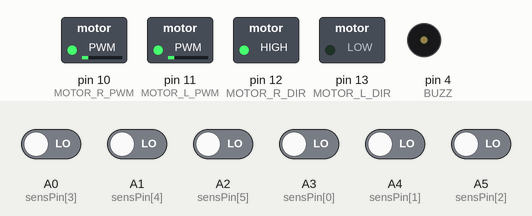
Recording of a sketch running on a simulated Arduino Uno, built with avr-gcc and run on an emulated ATmega328P. Shown: switched loads named in the sketch (green lamp = pin HIGH), buzzer (waves = sounding, pin HIGH). The test bench sets the inputs (shaded band); at power-on: A0 (sensPin[3]), A1 (sensPin[4]), A2 (sensPin[5]), A3 (sensPin[0]), A4 (sensPin[1]), A5 (sensPin[2]) LOW.

Above: at 1.7 s.
1.8 s: A0 (sensPin[3]) driven HIGH
At 2.5 s:
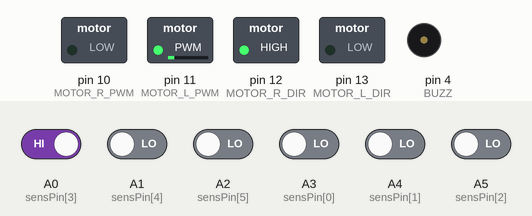
3.3 s: A0 (sensPin[3]) driven LOW
At 3.6 s:
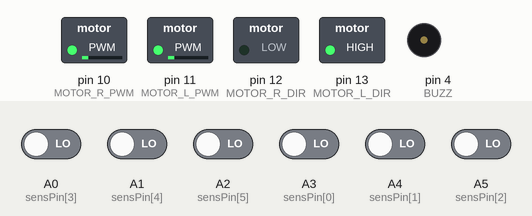
4.8 s: A1 (sensPin[4]) driven HIGH
At 6.0 s:
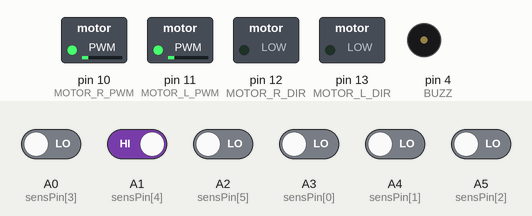
6.3 s: A2 (sensPin[5]) driven HIGH
At 7.1 s:
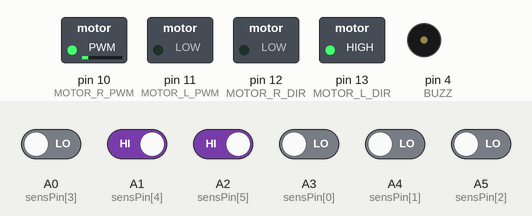
7.8 s: A2 (sensPin[5]) driven LOW
At 8.3 s:
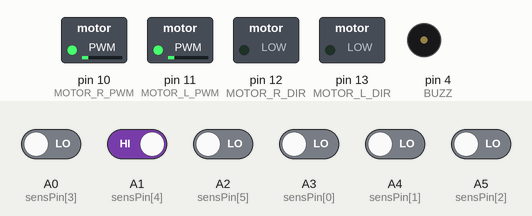
9.3 s: A1 (sensPin[4]) driven LOW
At 10.6 s:
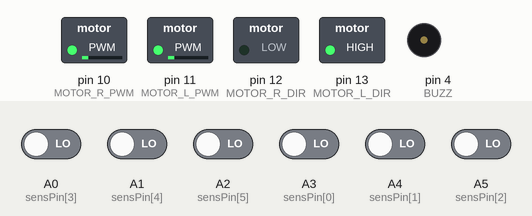
Timing chart, 0 to 11.8 s (numbered marks = the images above; inputs shaded):
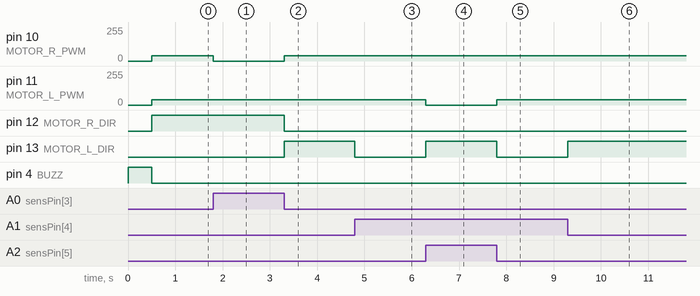

The sketch:

Holik_Bot_2022.ino
```cpp
//Робот-препятствие для Большого путешествия
//двигается по черной линии до разрыва и обратно
//Изготовлено по заказу Алексея Голика
//2022. pinMode
// драйвер L298N

const int BUZZ = 4;
const int MOTOR_L_DIR = 13;
const int MOTOR_R_DIR = 12;
const int MOTOR_R_PWM = 10;
const int MOTOR_L_PWM = 11;
const int numSens = 6;      //число датчиков
int sensPin[] = {A3, A4, A5, A0, A1, A2};
const int SPEED = 40;       //скорость движения
int dir = 1;                //первоначальное направление движения

void beep(int ms) {
  digitalWrite(BUZZ, 1);
  delay(ms);
  digitalWrite(BUZZ, 0);
}
void drive(int left, int right) {       //управление моторами
  if (left >= 0) {
    digitalWrite(MOTOR_L_DIR, 1);
    analogWrite(MOTOR_L_PWM,  left);
  }
  else {
    digitalWrite(MOTOR_L_DIR, 0);
    analogWrite(MOTOR_L_PWM, - left);
  }

  if (right >= 0) {
    digitalWrite(MOTOR_R_DIR, 1);
    analogWrite(MOTOR_R_PWM,  right);
  }
  else {
    digitalWrite(MOTOR_R_DIR, 0);
    analogWrite(MOTOR_R_PWM, - right);
  }
}

void setup() {
  Serial.begin(9600);
  pinMode(BUZZ, OUTPUT);
  pinMode(MOTOR_L_DIR, OUTPUT);
  pinMode(MOTOR_R_DIR, OUTPUT);
  for (int i = 0; i < numSens; i++) {
    pinMode(sensPin[i], INPUT);
  }
  beep(500);
}

void loop() {
  byte DL = 0;
  byte    DLF;
  byte w = 32;
  for (int i = 0; i < numSens; i++) {
    DL = DL + w * digitalRead(sensPin[i]);
    w = w / 2;
  }
  //Serial.println(DL);
  if (DL == 0) {
    drive(-dir * SPEED, dir * SPEED);
    return;
  }

  if (dir == 1) { // едем вперед
    DLF = DL / 8;
    if (DLF == B010 || DLF == B111 ) { // линия по центру || DLF == B101
      drive ( SPEED,  SPEED);
    }
    else if (DLF == B110) {
      drive(0,  SPEED );
    }
    else if (DLF == B100) {
      drive(0,  SPEED);
    }
    else if (DLF == B011) {
      drive(SPEED , 0);
    }
    else if (DLF == B001) {
      drive( SPEED, 0);
    }
    else {// остальные случаи
      drive(0, 0);
      dir = -1 ;             //меняем направление
      //beep(100);
    }


  }
  else   {          //едем назад
    DLF = DL % 8;

    if (DLF == B010 || DLF == B111 ) { // линия по центру || DLF == B101
      drive (- SPEED, - SPEED);
    }
    else if (DLF == B110) {
      drive( - SPEED , 0);
    }
    else if (DLF == B100) {
      drive( - SPEED, 0);
    }
    else if (DLF == B011) {
      drive(0, - SPEED );
    }
    else if (DLF == B001) {
      drive(0, - SPEED);
    }
    else {// остальные случаи
      drive(0, 0);
      dir = 1;             //меняем направление
      //beep(100);
    }
  }
}
```

Measured:
- after the input at 1.8 s, pin 10 (MOTOR_R_PWM): 40/255 → 0/255 at once
- after the input at 3.3 s, pin 10 (MOTOR_R_PWM): 0/255 → 40/255 at once; pin 12 (MOTOR_R_DIR): HIGH → LOW at once; pin 13 (MOTOR_L_DIR): LOW → HIGH at once
- after the input at 4.8 s, pin 13 (MOTOR_L_DIR): HIGH → LOW at once
- after the input at 6.3 s, pin 11 (MOTOR_L_PWM): 40/255 → 0/255 at once; pin 13 (MOTOR_L_DIR): LOW → HIGH at once
- after the input at 7.8 s, pin 11 (MOTOR_L_PWM): 0/255 → 40/255 at once; pin 13 (MOTOR_L_DIR): HIGH → LOW at once
- after the input at 9.3 s, pin 13 (MOTOR_L_DIR): LOW → HIGH at once
